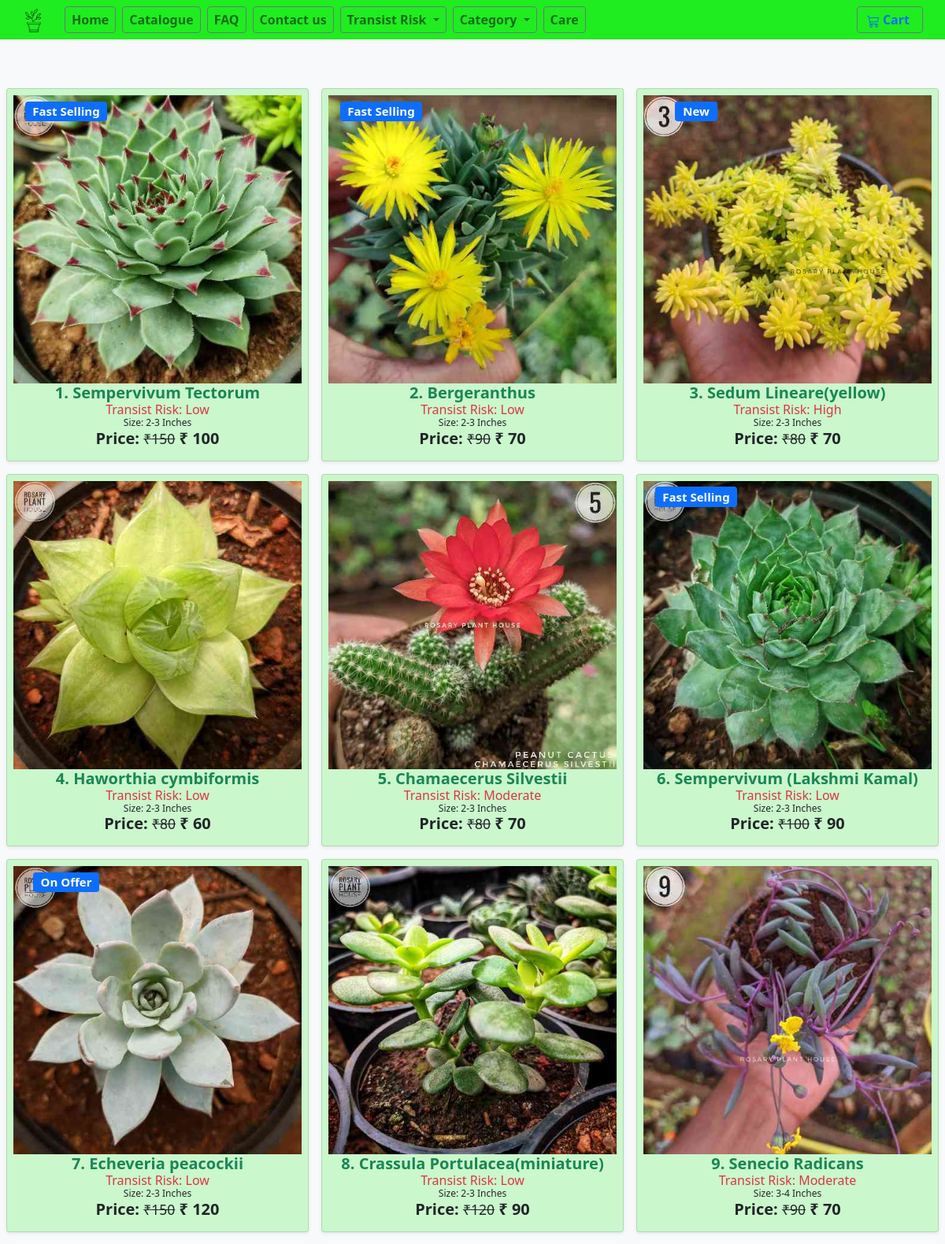
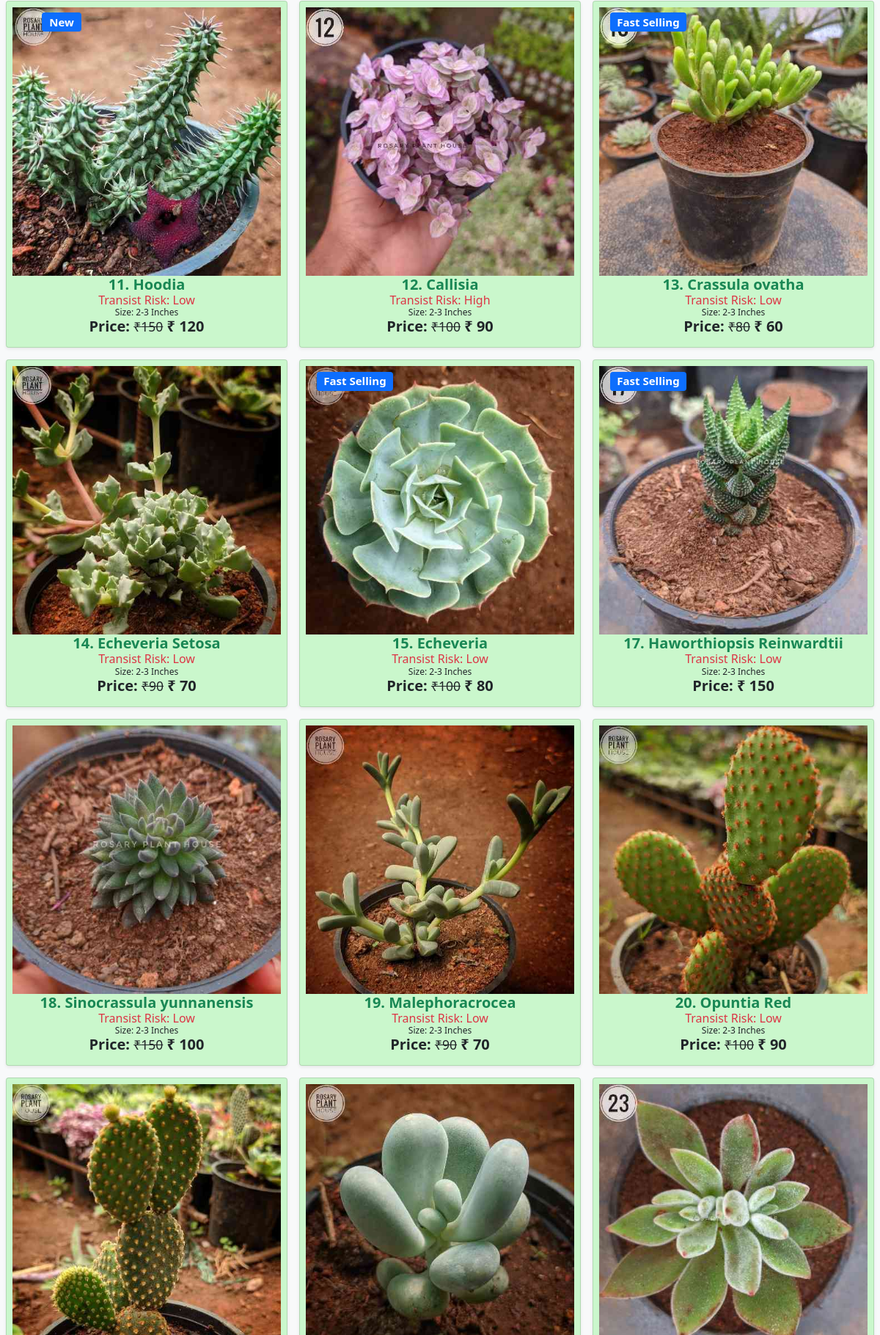
/photo (upper part), run on the app's committed database (2 pictures, top to bottom).
### store/models.py (models this page shows, shortened)
class Product(models.Model):
    pid=models.IntegerField(null=False)
    category = models.ForeignKey(Category, related_name='product', on_delete=models.CASCADE,default=7)
    risk = models.ForeignKey(Risk, related_name='product', on_delete=models.CASCADE,default=1)
    created_by = models.ForeignKey(User, on_delete=models.CASCADE, related_name='product_creator',default=1)
    title = models.CharField(max_length=255)
    Nickname=models.CharField(max_length=255)
    author = models.CharField(max_length=255, default='admin')
    description = models.TextField(blank=True)
    image = models.ImageField(upload_to='images/', default='images/default.png')
    slug = models.SlugField(max_length=255)
    size=models.CharField(max_length=255, default="2-3")
    price = models.IntegerField(default=0)
    disprice = models.IntegerField(default=0)
    orgprice = models.IntegerField(default=0)
    in_stock = models.BooleanField(default=True)
    indoor = models.BooleanField(default=False)
    mother = models.BooleanField(default=False)
    is_active = models.BooleanField(default=True)
    created = models.DateTimeField(auto_now_add=True)
    updated = models.DateTimeField(auto_now=True)
    objects = models.Manager()
    sun = models.ForeignKey(Sun, related_name='product', on_delete=models.CASCADE,default=1)
    Watering = models.ForeignKey(Watering, related_name='product', on_delete=models.CASCADE,default=1)
    products = ProductManager()
    maintenance = models.ForeignKey(maintenance, related_name='product', on_delete=models.CASCADE,default=1)
    tag = models.CharField(max_length=20, choices=TAG_CHOICES, default='None')
    class Meta:
        verbose_name_plural = 'Products'
        ordering = ('-created',)
    def get_absolute_url(self):
        return reverse('store:product_detail', args=[self.slug])

class Risk(models.Model):
    name = models.CharField(max_length=255, db_index=True)
    slug = models.SlugField(max_length=255, unique=True)
    class Meta:
        verbose_name_plural = 'risks'
    def __str__(self):
        return self.name

### store/views.py (the view)
# urls.py: path('photo', views.photo, name='photo'),
def photo(request):
    products = Product.products
    for e in Product.objects.all():
        print(e.title)
    products=products.order_by('pid')
    state=zip(states,stateName)
    return render(request, 'store/photo.html', {'products': products})

### basket/basket.py (called while the page is built)
    def __len__(self):
        return sum(item['qty'] for item in self.basket.values())

### basket/context_processors.py (called while the page is built)
def basket(request):
    return {'basket': Basket(request)}

### store/context_processors.py (called while the page is built)
def categories(request):
    Product.objects.update(price=F('orgprice')-F('disprice'))
    return {
        'categories': Category.objects.all()
    }

### store/models.py (called while the page is built)
    def get_queryset(self):
        return super(ProductManager, self).get_queryset().filter(is_active=True)

### templates/store/photo.html (shortened to what this page needs)
{% extends "./base.html" %} {% load static %} {% block title %}Catalogue{%endblock %}
{% load mathfilters %}
{% block content %}
<main>
  <div class="album py-5 bg-light">
    <div class="mx-2 mt-5">
      <div class="h6 mb-0 text-center">
      <div class="row row-cols-1 row-cols-sm-2 row-cols-md-3 g-3 destinations_row mt-0">
        {% for product in products %}
        <div class="col">
          <div class="card shadow-sm px-2 pt-2 item_grid" style="background-color: rgba(0, 235, 0, 0.185)">
            <img
              class="img-fluid"
              alt="Responsive image"
              src="{{ product.image.url }}"
            />
            {% if product.tag != "None" %}
            <div class="spec_offer text-center">
              <h5><span class="badge bg-primary">{{product.tag}}</span></h5>
            </div>
            {% endif %}
            <div class="card-body pt-0  px-0">
              <p class="card-text text-center pt-0  px-0 m-0 ">
                <a
                  class="text-decoration-none text-success h5"
                  href="{{ product.get_absolute_url }}"
                  ><strong>{{product.pid}}. {{ product.title }}</strong></a>
              </p>
              <p class="card-text text-danger text-center pt-0  px-0 m-0" >Transist Risk: {{product.risk}}</p>
              <p class="card-text text-center pt-0  px-0 m-0" style="font-size: 12px;">Size: {{product.size}} Inches
              </p>
                <div class="row px-1 text-center">
                  <div class="col-12 p-0 text-center">
                    <span class="h5 fw-bold text-center">
                       Price:
                       {% if product.orgprice != product.price %}
                       <small><strike>&#8377;{{product.orgprice}}</strike></small>
                       {% endif %}
                       &#8377; {{ product.price }}
                    </span>
                </div>
                </div>
            </div>
          </div>
        </div>
        {% endfor %}
      </div>
    </div>
    <br>
    <br>
</main>
{% endblock %}

### templates/store/base.html (style rules this page uses)
.destinations_row { margin-top: 45px; }
.spec_offer { position: absolute; top: 15px; left: 16px; width: 118px; height: 30px; background: rgba(0, 128, 0, 0); border-radius: 40%; }

### data on the page
Product: image (picture), tag "Fast Selling", pid "1", title "Sempervivum Tectorum", risk "Low", size "2-3", orgprice "150", price "100"
Product: image (picture), tag "Fast Selling", pid "2", title "Bergeranthus", risk "Low", size "2-3", orgprice "90", price "70"
Product: image (picture), tag "New", pid "3", title "Sedum Lineare(yellow)", risk "High", size "2-3", orgprice "80", price "70"
Product: image (picture), pid "4", title "Haworthia cymbiformis", risk "Low", size "2-3", orgprice "80", price "60"
Product: image (picture), pid "5", title "Chamaecerus Silvestii", risk "Moderate", size "2-3", orgprice "80", price "70"
Product: image (picture), tag "Fast Selling", pid "6", title "Sempervivum (Lakshmi Kamal)", risk "Low", size "2-3", orgprice "100", price "90"
Product: image (picture), tag "On Offer", pid "7", title "Echeveria peacockii", risk "Low", size "2-3", orgprice "150", price "120"
Product: image (picture), pid "8", title "Crassula Portulacea(miniature)", risk "Low", size "2-3", orgprice "120", price "90"
Product: image (picture), pid "9", title "Senecio Radicans", risk "Moderate", size "3-4", orgprice "90", price "70"
Product: image (picture), tag "New", pid "11", title "Hoodia", risk "Low", size "2-3", orgprice "150", price "120"
Product: image (picture), pid "12", title "Callisia", risk "High", size "2-3", orgprice "100", price "90"
Product: image (picture), tag "Fast Selling", pid "13", title "Crassula ovatha", risk "Low", size "2-3", orgprice "80", price "60"
Product: image (picture), pid "14", title "Echeveria Setosa", risk "Low", size "2-3", orgprice "90", price "70"
Product: image (picture), tag "Fast Selling", pid "15", title "Echeveria", risk "Low", size "2-3", orgprice "100", price "80"
Product: image (picture), tag "Fast Selling", pid "17", title "Haworthiopsis Reinwardtii", risk "Low", size "2-3", price "150"
Product: image (picture), pid "18", title "Sinocrassula yunnanensis", risk "Low", size "2-3", orgprice "150", price "100"
Product: image (picture), pid "19", title "Malephoracrocea", risk "Low", size "2-3", orgprice "90", price "70"
Product: image (picture), pid "20", title "Opuntia Red", risk "Low", size "2-3", orgprice "100", price "90"
Product: image (picture)
Product: image (picture)
Product: image (picture)
